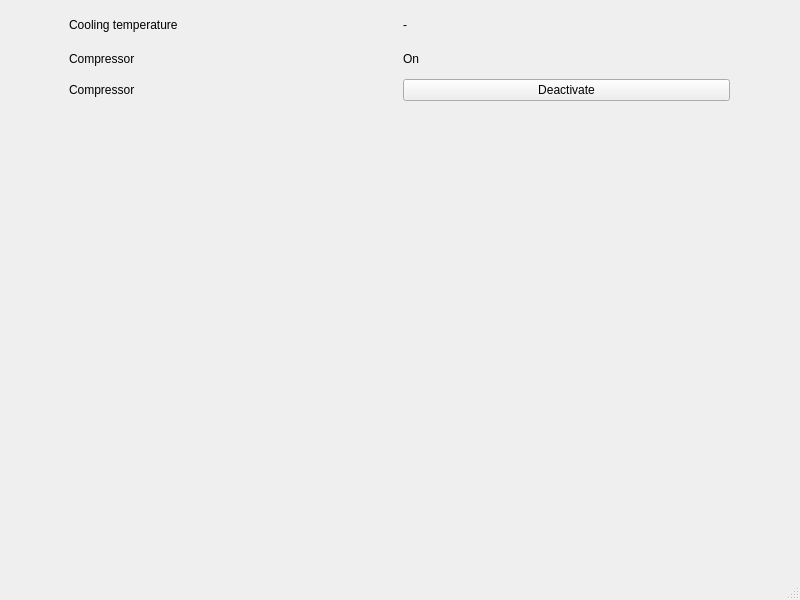
<?xml version="1.0" encoding="UTF-8"?>
<ui version="4.0">
 <class>WBSDCoolingWindow</class>
 <widget class="QMainWindow" name="WBSDCoolingWindow">
  <property name="geometry">
   <rect>
    <x>0</x>
    <y>0</y>
    <width>800</width>
    <height>600</height>
   </rect>
  </property>
  <property name="windowTitle">
   <string>Cooling</string>
  </property>
  <widget class="QWidget" name="centralwidget">
   <widget class="QWidget" name="gridLayoutWidget">
    <property name="geometry">
     <rect>
      <x>19</x>
      <y>10</y>
      <width>761</width>
      <height>91</height>
     </rect>
    </property>
    <layout class="QGridLayout" name="gridLayout">
     <property name="leftMargin">
      <number>50</number>
     </property>
     <property name="rightMargin">
      <number>50</number>
     </property>
     <item row="0" column="0">
      <widget class="QLabel" name="label">
       <property name="text">
        <string>Cooling temperature</string>
       </property>
      </widget>
     </item>
     <item row="1" column="0">
      <widget class="QLabel" name="label_2">
       <property name="text">
        <string>Compressor</string>
       </property>
      </widget>
     </item>
     <item row="2" column="0">
      <widget class="QLabel" name="label_3">
       <property name="text">
        <string>Compressor</string>
       </property>
      </widget>
     </item>
     <item row="0" column="1">
      <widget class="QLabel" name="coolingTemp">
       <property name="text">
        <string>-</string>
       </property>
      </widget>
     </item>
     <item row="1" column="1">
      <widget class="QLabel" name="label_5">
       <property name="text">
        <string>On</string>
       </property>
      </widget>
     </item>
     <item row="2" column="1">
      <widget class="QPushButton" name="pushButton">
       <property name="autoFillBackground">
        <bool>false</bool>
       </property>
       <property name="text">
        <string>Deactivate</string>
       </property>
      </widget>
     </item>
    </layout>
   </widget>
  </widget>
  <widget class="QStatusBar" name="statusbar"/>
  <widget class="QMenuBar" name="menubar">
   <property name="geometry">
    <rect>
     <x>0</x>
     <y>0</y>
     <width>800</width>
     <height>21</height>
    </rect>
   </property>
  </widget>
 </widget>
 <resources/>
 <connections/>
</ui>
